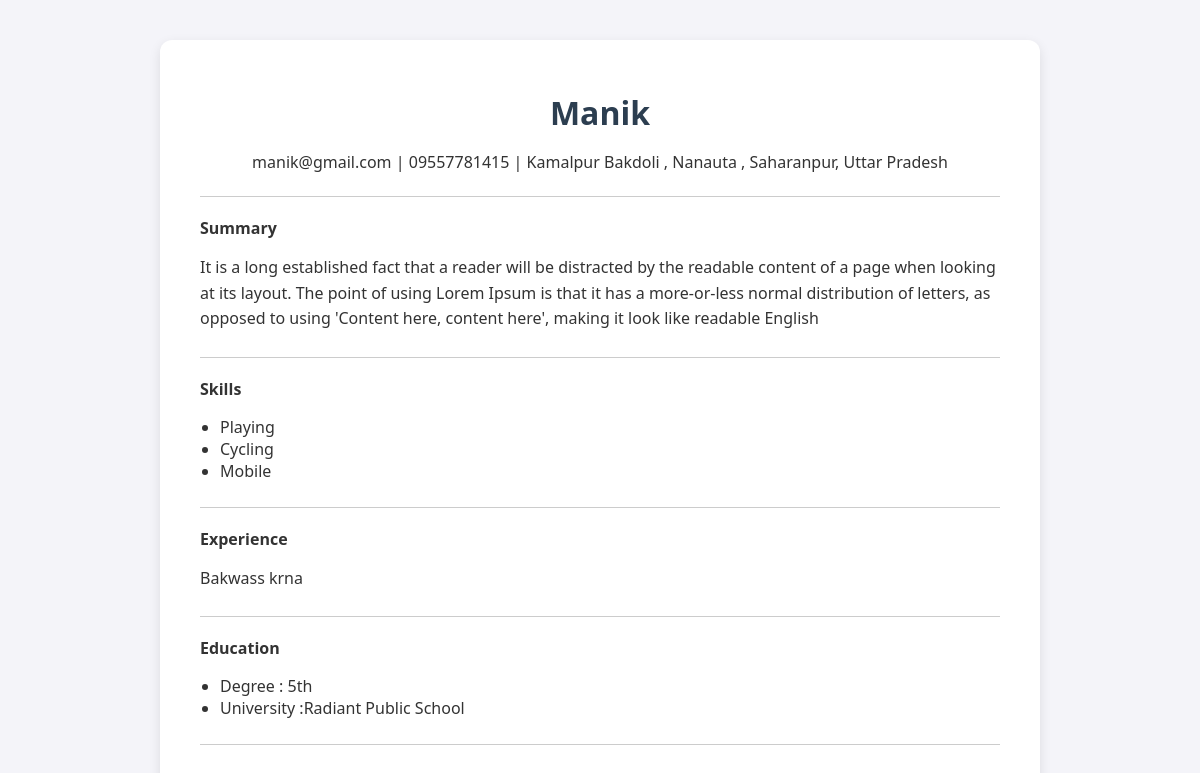
Page /view_resume/4/ on the committed database.
### pdf/models.py (models this page shows, shortened)
class Profile(models.Model):
    name = models.CharField(max_length=200)
    email = models.EmailField()
    phone = models.CharField(max_length=20)
    address = models.TextField()
    summary = models.TextField()
    degree = models.CharField(max_length=200)
    university = models.CharField(max_length=200)
    previous_experience = models.TextField()
    skills = models.TextField()

### pdf/views.py (the view)
# urls.py: path('view_resume/<int:id>/', views.view_resume_html, name='view_resume_html'),
def view_resume_html(request, id):
    try:
        user_profile = Profile.objects.get(pk=id)
    except Profile.DoesNotExist:
        return redirect('list')
    skill_list = [skill.strip() for skill in user_profile.skills.split(',') if skill.strip()]
    return render(request, 'pdf/resume.html', {'user_profile': user_profile, 'skills': skill_list})

### pdf/templates/pdf/resume.html (shortened to what this page needs)
<!DOCTYPE html>
<html lang="en">
<head>
</head>
<body>
    <div class="container">
        <div class="title">
            <h1>{{ user_profile.name }}</h1>
            <p>{{ user_profile.email }} | {{ user_profile.phone }} | {{ user_profile.address }}</p>
        </div>
        <hr>
        <section>
            <span class="label">Summary</span>
            <p>{{ user_profile.summary }}</p>
        </section>
        <hr>
        <section>
            <span class="label">Skills</span>
            <ul>
                {% for skill in skills %}
                    <li>{{ skill }}</li>
                {% endfor %}
            </ul>
        </section>
        <hr>
        <section>
            <span class="label">Experience</span>
            <p>{{ user_profile.previous_experience }}</p>
        </section>
        <hr>
        <section>
            <span class="label">Education</span>
            <ul>
                <li>Degree : {{ user_profile.degree }}</li>
                <li>University :{{ user_profile.university }}</li>
            </ul>
        </section>
        <hr>
    </div>
</body>
</html>

### pdf/templates/pdf/resume.html (style rules this page uses)
body { font-family: 'Segoe UI', Tahoma, Geneva, Verdana, sans-serif; margin: 0; padding: 0; background-color: #f4f4f9; color: #333; }
.container { max-width: 800px; margin: 40px auto; background-color: #fff; padding: 30px 40px; border-radius: 12px; box-shadow: 0 4px 12px rgba(0, 0, 0, 0.1); }
h1, h2 { margin-bottom: 10px; color: #2c3e50; }
hr { margin: 20px 0; border: 0; height: 1px; background-color: #ccc; }
section { margin-bottom: 25px; }
.title { text-align: center; }
ul { padding-left: 20px; }
p { line-height: 1.6; }
.label { font-weight: bold; margin-bottom: 5px; display: block; }

### rows in the picture
Profile: name "Manik", email "manik@gmail.com", phone "09557781415", address "Kamalpur Bakdoli , Nanauta , Saharanpur, Uttar Pradesh", summary "It is a long established fact that a reader will be distracted by the readable content of a page when looking at its layout. The point of using Lorem Ipsum is that it has a more-or-less normal distribution of letters, as opposed to using 'Content here, content here', making it look like readable English", previous_experience "Bakwass krna", degree "5th", university "Radiant Public School"

### other values in the picture
{{ skill }} "Playing" "Cycling" "Mobile"
